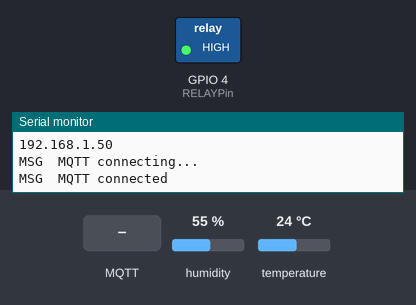
The sketch below on a simulated ESP8266 (NodeMCU). Parts: switched loads named in the sketch (green lamp = pin HIGH), the last lines printed to the serial monitor. Inputs (shaded band) come from the test bench; at power-on: humidity 55 %, temperature 24 °C. WiFi joins after 1.5 s; servers stay silent unless stated; no MQTT or app messages arrive unless stated.

Above: at 3.7 s.
3.8 s: MQTT message "1" arrives on the first subscribed topic
At 13.7 s:
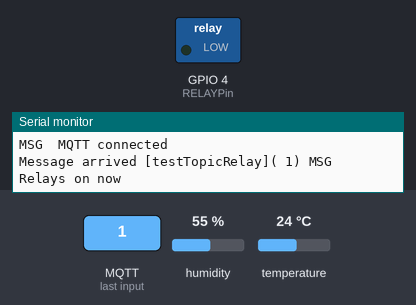
14.0 s: MQTT message "0" arrives on the first subscribed topic
At 24.0 s:
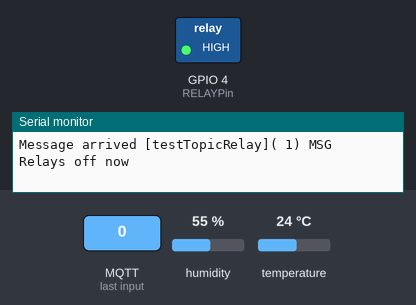
Timing chart, 0 to 25.5 s (numbered marks = the images above; inputs shaded):
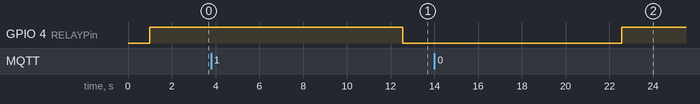

Measured:
- after the input at 3.8 s, GPIO 4 (RELAYPin): HIGH → LOW after 8.8 s
- after the input at 14.0 s, GPIO 4 (RELAYPin): LOW → HIGH after 8.6 s

The sketch:

nodered1.ino
```cpp
#include <ESP8266WiFi.h>
#include <PubSubClient.h>
#include <DHT.h>

#define  RELAY_ON   LOW
#define  RELAY_OFF  HIGH
#define  DHTTYPE    DHT22   // DHT 22  (AM2302), AM2321
// DHT Sensor and Relay
const int DHTPin = 13;
const int RELAYPin = 4;   // gpio4

// Initialize DHT sensor.
DHT dht(DHTPin, DHTTYPE);

// MQTT
WiFiClient espClient;
PubSubClient client(espClient);

// Global variables
const char* ssid         = "COREANHOUSE";
const char* password     = "COREAN000";
const char* mqtt_server  = "broker.mqttdashboard.com";
const int   mqtt_port    = 1883;

String strMessage;
float  TempC, TempF, TempH;

void setup() {
  delay(1000);

  Serial.begin(9600); //115200);
  Serial.println("MSG\tSystem Initialize !");

  strMessage  = "";

  pinMode(RELAYPin, OUTPUT);
  digitalWrite(RELAYPin, RELAY_OFF); // off

  dht.begin();

  /* Explicitly set the ESP8266 to be a WiFi-client, otherwise, it by default,
     would try to act as both a client and an access-point and could cause
     network-issues with your other WiFi-devices on your WiFi-network. */
  WiFi.mode(WIFI_STA);
  WiFi.begin(ssid, password);

  while (WiFi.status() != WL_CONNECTED) {
    delay(500);
    Serial.print(".");
  }

  Serial.println("");
  Serial.println("WiFi connected");
  Serial.println("IP address: ");
  Serial.println(WiFi.localIP());

  client.setServer(mqtt_server, 1883);
  client.setCallback(callback);
}

void loop() {

   if (!client.connected()) {
    reconnect();
  }

  client.loop();

  getTemperature();
  Send_BasicInfo();

  delay(10000);  // 10 sec
}


void Send_BasicInfo()
{
   String  payloadStr;

   payloadStr=String(TempC);
   client.publish("testTopicTemperature", payloadStr.c_str());
   payloadStr=String(TempH);
   client.publish("testTopicHumidity", payloadStr.c_str());
}

void callback(char* topic, byte* payload, unsigned int length)
{
  const char* JOnOff;
  char OnOff[length];


  Serial.print("Message arrived [");
  Serial.print(topic);
  Serial.print("]( ");
  Serial.print(length);
  Serial.print(") ");

  for (int i = 0; i < length; i++) {
    // Serial.print((char)payload[i]);
    OnOff[i] = (char)payload[i];
  }

  if ( OnOff[0] == '1') {
     RelayOn();
  }
  if ( OnOff[0] == '0') {
     RelayOff();
  }

}

void reconnect()
{
  // Loop until we're reconnected
  while (!client.connected()) {
    Serial.println("MSG\tMQTT connecting...");

    // Attempt to connect
    if (client.connect( "testDevice01" ) ) {
      Serial.println("MSG\tMQTT connected");
      //
      if(client.subscribe("testTopicRelay", 1) == 0 ) {
        Serial.println("MSG\tMQTT subscribe failed!");
      }
    } else {
      delay(5000);
      Serial.print("MSG\tfailed, rc=");
      Serial.println(client.state());
    }
  }

}

void RelayOn()
{
     digitalWrite(RELAYPin, RELAY_ON);

     strMessage = "Relays on now";
     Serial.println("MSG\t"+strMessage );
}

void RelayOff()
{
     digitalWrite(RELAYPin, RELAY_OFF);

     strMessage = "Relays off now";
     Serial.println("MSG\t"+strMessage );
}

void getTemperature(void){
    // Read humidity
    float h = dht.readHumidity();
    // Read temperature as Celsius (the default)
    float t = dht.readTemperature();
    // Read temperature as Fahrenheit (isFahrenheit = true)
    float f = dht.readTemperature(true);

    // Check if any reads failed and exit early (to try again).
    if (isnan(h) || isnan(t) || isnan(f)) {
      //Serial.println("MSG\tFailed from DHT!");
      TempC = -0;
      TempF = -0;
      TempH = -0;
    }
    else{
      // Computes temperature values in Celsius + Fahrenheit and Humidity
      float hic = dht.computeHeatIndex(t, h, false);
      float hif = dht.computeHeatIndex(f, h);

      TempC = hic;
      TempF = hif;
      TempH = h;
    }

}
```
